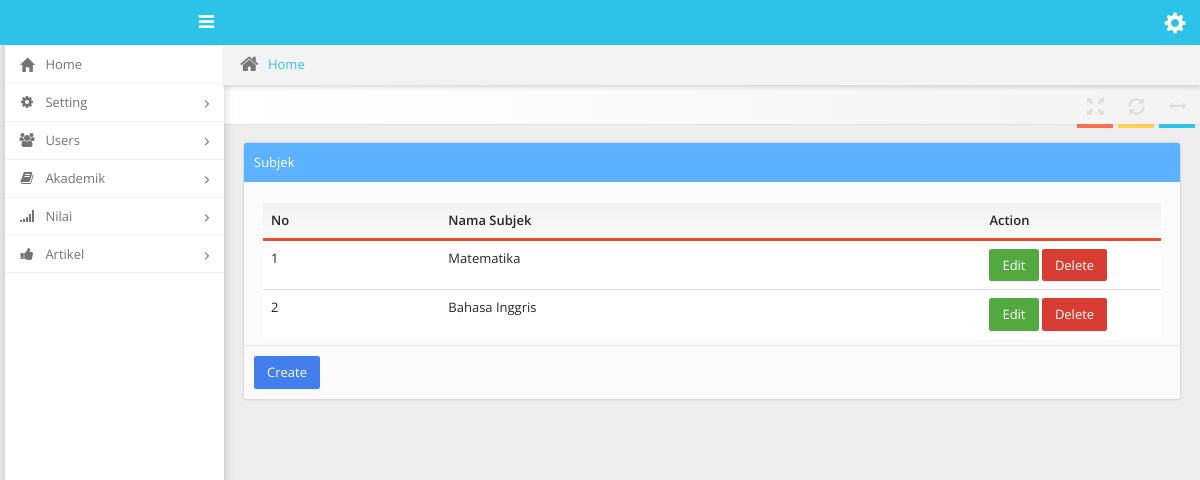
Page /dashboard/index.php?akademik=pelajaran (signed in) on the committed database.
### tables this page shows
CREATE TABLE IF NOT EXISTS `pelajaran` (
`pelajaran_id` int(11) NOT NULL,
  `pelajaran_nama` varchar(50) NOT NULL
);

### dashboard/tables/pelajaran_table.php (the view)
<div class="col-xs-12 col-md-12">
    <div class="well with-header  with-footer">
        <div class="header bg-blue">
            Subjek
        </div>
        <table class="table table-hover">
            <thead class="bordered-darkorange">
                <tr>
                    <th>No</th>
                    <th>Nama Subjek</th>
                    <th width="20%">Action</th>
                </tr>
            </thead>
            <tbody>
                <?php
                    $no     =   1;
                    $pelajaran  =   mysql_query("SELECT * FROM pelajaran ORDER BY pelajaran_id ASC");
                    while ($data=mysql_fetch_array($pelajaran)) {
                ?>
                <tr>
                    <td><?php echo $no; ?></td>
                    <td><?php echo $data['pelajaran_nama']; ?></td>
                    <td>
                        <a href="?pelajaran-edit=<?php echo $data['pelajaran_id']; ?>" class="btn btn-success">Edit</a>
                        <a href="?pelajaran-del=<?php echo $data['pelajaran_id']; ?>" class="btn btn-danger">Delete</a>
                    </td>
                </tr>
                <?php
                    $no++;
                    }
                ?>
            </tbody>
        </table>
        <div class="footer">
            <a href="?akademik=pelajaran-create" class="btn btn-primary">Create</a>
        </div>
    </div>
</div>

### rows in the picture
pelajaran: pelajaran_nama "Matematika"
pelajaran: pelajaran_nama "Bahasa Inggris"
